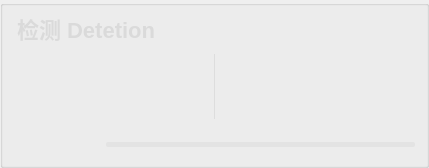
          <widget class="QGroupBox" name="groupBox_201">
           <property name="styleSheet">
            <string notr="true">#groupBox_201{
background-color: rgba(95, 95, 95, 200);
border: 0px solid #42adff;
border-left: 1px solid rgba(200, 200, 200,100);
border-right: 0px solid rgba(29, 83, 185, 255);
border-radius:0px;}</string>
           </property>
           <property name="title">
            <string/>
           </property>
           <layout class="QVBoxLayout" name="verticalLayout_4" stretch="0,1,0">
            <property name="topMargin">
             <number>0</number>
            </property>
            <property name="bottomMargin">
             <number>0</number>
            </property>
            <item>
             <widget class="QGroupBox" name="groupBox_3">
              <property name="minimumSize">
               <size>
                <width>0</width>
                <height>42</height>
               </size>
              </property>
              <property name="maximumSize">
               <size>
                <width>16777215</width>
                <height>42</height>
               </size>
              </property>
              <property name="styleSheet">
               <string notr="true">#groupBox_3{
border: 0px solid #42adff;
border-radius:0px;}</string>
              </property>
              <property name="title">
               <string/>
              </property>
              <layout class="QHBoxLayout" name="horizontalLayout_6">
               <property name="leftMargin">
                <number>0</number>
               </property>
               <property name="topMargin">
                <number>0</number>
               </property>
               <property name="rightMargin">
                <number>0</number>
               </property>
               <property name="bottomMargin">
                <number>0</number>
               </property>
               <item>
                <widget class="QLabel" name="label_6">
                 <property name="minimumSize">
                  <size>
                   <width>0</width>
                   <height>0</height>
                  </size>
                 </property>
                 <property name="maximumSize">
                  <size>
                   <width>16777215</width>
                   <height>40</height>
                  </size>
                 </property>
                 <property name="styleSheet">
                  <string notr="true">QLabel
{
	font-size: 22px;
	font-family: &quot;Microsoft YaHei&quot;;
	font-weight: bold;
 		border-radius:9px;
		background:rgba(66, 195, 255, 0);
color: rgb(218, 218, 218);
}
</string>
                 </property>
                 <property name="text">
                  <string>检测 Detetion</string>
                 </property>
                </widget>
               </item>
               <item>
                <spacer name="horizontalSpacer_14">
                 <property name="orientation">
                  <enum>Qt::Horizontal</enum>
                 </property>
                 <property name="sizeHint" stdset="0">
                  <size>
                   <width>40</width>
                   <height>20</height>
                  </size>
                 </property>
                </spacer>
               </item>
               <item>
                <widget class="QLabel" name="fps_label">
                 <property name="minimumSize">
                  <size>
                   <width>100</width>
                   <height>40</height>
                  </size>
                 </property>
                 <property name="maximumSize">
                  <size>
                   <width>100</width>
                   <height>40</height>
                  </size>
                 </property>
                 <property name="styleSheet">
                  <string notr="true">QLabel
{
	font-size: 20px;
	font-family: &quot;Microsoft YaHei&quot;;
	font-weight: bold;
 		border-radius:9px;
		background:rgba(66, 195, 255, 0);
color: rgb(218, 218, 218);
}
</string>
                 </property>
                 <property name="text">
                  <string/>
                 </property>
                 <property name="alignment">
                  <set>Qt::AlignCenter</set>
                 </property>
                </widget>
               </item>
              </layout>
             </widget>
            </item>
            <item>
             <widget class="QSplitter" name="splitter">
              <property name="enabled">
               <bool>true</bool>
              </property>
              <property name="styleSheet">
               <string notr="true">#splitter::handle{background: 1px solid  rgba(200, 200, 200,100);}</string>
              </property>
              <property name="frameShape">
               <enum>QFrame::NoFrame</enum>
              </property>
              <property name="lineWidth">
               <number>10</number>
              </property>
              <property name="orientation">
               <enum>Qt::Horizontal</enum>
              </property>
              <property name="handleWidth">
               <number>1</number>
              </property>
              <widget class="Label_click_Mouse" name="raw_video">
               <property name="enabled">
                <bool>true</bool>
               </property>
               <property name="sizePolicy">
                <sizepolicy hsizetype="Ignored" vsizetype="Ignored">
                 <horstretch>0</horstretch>
                 <verstretch>0</verstretch>
                </sizepolicy>
               </property>
               <property name="minimumSize">
                <size>
                 <width>200</width>
                 <height>0</height>
                </size>
               </property>
               <property name="font">
                <font>
                 <family>微软雅黑</family>
                 <pointsize>36</pointsize>
                </font>
               </property>
               <property name="cursor">
                <cursorShape>ArrowCursor</cursorShape>
               </property>
               <property name="styleSheet">
                <string notr="true">color: rgb(255, 255, 255);
</string>
               </property>
               <property name="text">
                <string/>
               </property>
               <property name="scaledContents">
                <bool>false</bool>
               </property>
               <property name="alignment">
                <set>Qt::AlignCenter</set>
               </property>
              </widget>
              <widget class="Label_click_Mouse" name="out_video">
               <property name="enabled">
                <bool>true</bool>
               </property>
               <property name="sizePolicy">
                <sizepolicy hsizetype="Ignored" vsizetype="Ignored">
                 <horstretch>0</horstretch>
                 <verstretch>0</verstretch>
                </sizepolicy>
               </property>
               <property name="minimumSize">
                <size>
                 <width>200</width>
                 <height>0</height>
                </size>
               </property>
               <property name="font">
                <font>
                 <family>微软雅黑</family>
                 <pointsize>36</pointsize>
                </font>
               </property>
               <property name="cursor">
                <cursorShape>ArrowCursor</cursorShape>
               </property>
               <property name="styleSheet">
                <string notr="true">color: rgb(218, 218, 218);
</string>
               </property>
               <property name="text">
                <string/>
               </property>
               <property name="scaledContents">
                <bool>false</bool>
               </property>
               <property name="alignment">
                <set>Qt::AlignCenter</set>
               </property>
              </widget>
             </widget>
            </item>
            <item>
             <layout class="QHBoxLayout" name="horizontalLayout_12">
              <property name="rightMargin">
               <number>0</number>
              </property>
              <item>
               <widget class="QPushButton" name="runButton">
                <property name="minimumSize">
                 <size>
                  <width>40</width>
                  <height>40</height>
                 </size>
                </property>
                <property name="toolTip">
                 <string>开始检测</string>
                </property>
                <property name="styleSheet">
                 <string notr="true">QPushButton {
border-style: solid;
border-width: 0px;
border-radius: 0px;
background-color: rgba(223, 223, 223, 0);
}
QPushButton::focus{outline: none;}
QPushButton::hover {
border-style: solid;
border-width: 0px;
border-radius: 0px;
background-color: rgba(223, 223, 223, 150);}</string>
                </property>
                <property name="text">
                 <string/>
                </property>
                <property name="icon">
                 <iconset resource="../apprcc.qrc">
                  <normaloff>:/img/icon/运行.png</normaloff>
                  <normalon>:/img/icon/暂停.png</normalon>
                  <disabledoff>:/img/icon/运行.png</disabledoff>
                  <disabledon>:/img/icon/暂停.png</disabledon>
                  <activeoff>:/img/icon/运行.png</activeoff>
                  <activeon>:/img/icon/暂停.png</activeon>
                  <selectedoff>:/img/icon/运行.png</selectedoff>
                  <selectedon>:/img/icon/暂停.png</selectedon>:/img/icon/运行.png</iconset>
                </property>
                <property name="iconSize">
                 <size>
                  <width>30</width>
                  <height>30</height>
                 </size>
                </property>
                <property name="checkable">
                 <bool>true</bool>
                </property>
               </widget>
              </item>
              <item>
               <widget class="QPushButton" name="stopButton">
                <property name="minimumSize">
                 <size>
                  <width>40</width>
                  <height>40</height>
                 </size>
                </property>
                <property name="toolTip">
                 <string>停止检测</string>
                </property>
                <property name="styleSheet">
                 <string notr="true">QPushButton {
border-style: solid;
border-width: 0px;
border-radius: 0px;
background-color: rgba(223, 223, 223, 0);
}
QPushButton::focus{outline: none;}
QPushButton::hover {
border-style: solid;
border-width: 0px;
border-radius: 0px;
background-color: rgba(223, 223, 223, 150);}</string>
                </property>
                <property name="text">
                 <string/>
                </property>
                <property name="icon">
                 <iconset resource="../apprcc.qrc">
                  <normaloff>:/img/icon/终止.png</normaloff>:/img/icon/终止.png</iconset>
                </property>
                <property name="iconSize">
                 <size>
                  <width>30</width>
                  <height>30</height>
                 </size>
                </property>
               </widget>
              </item>
              <item>
               <widget class="QProgressBar" name="progressBar">
                <property name="maximumSize">
                 <size>
                  <width>16777215</width>
                  <height>5</height>
                 </size>
                </property>
                <property name="styleSheet">
                 <string notr="true">QProgressBar{ color: rgb(255, 255, 255); font:12pt; border-radius:2px; text-align:center; border:none; background-color: rgba(215, 215, 215,100);} 
QProgressBar:chunk{ border-radius:0px; background: rgba(55, 55, 55, 200);}</string>
                </property>
                <property name="maximum">
                 <number>1000</number>
                </property>
                <property name="value">
                 <number>0</number>
                </property>
                <property name="textVisible">
                 <bool>false</bool>
                </property>
               </widget>
              </item>
             </layout>
            </item>
           </layout>
          </widget>
